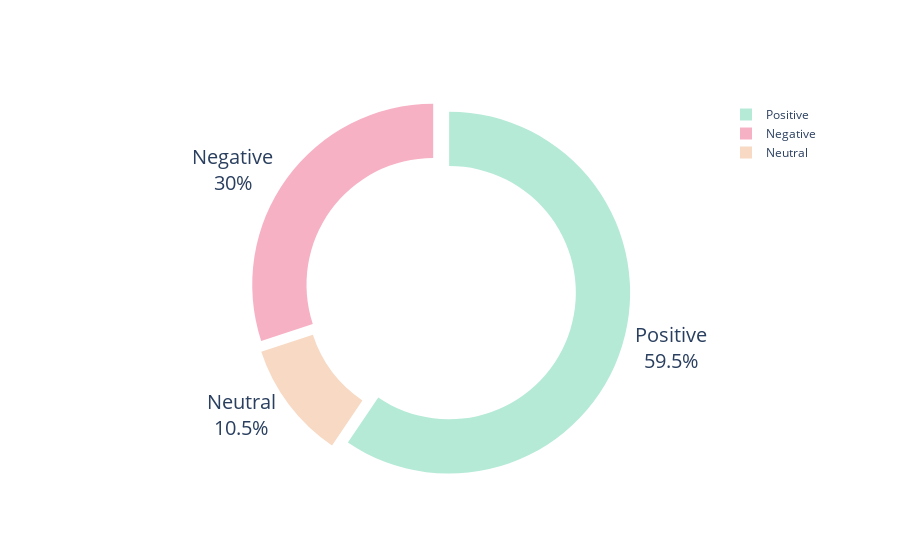

Write notebook code for a chart like this one.
### Code cell
import plotly.graph_objs as go

labels = vader_count.index
values = vader_count.values
colors = ['#B5EAD7','#F7B1C5','#F7D9C4']
#colors = ['#006400','#8B3A3A','#8B5A2B']

explode = (0.05,0.05,0.05)

fig = go.Figure(data=[go.Pie(labels=labels, values=values, hole=.7)])
fig.update_traces(hoverinfo='label+percent', textinfo='percent+label', textfont_size=20,
                  marker=dict(colors=colors),
                  pull=[0.05, 0.05, 0.05])

fig.show()

### Figure 1 — Plotly figure (JSON) as saved in the notebook; plotly's stock layout.template omitted (floating-point values rounded to 4 significant figures)
{"data": [{"hole": 0.7, "hoverinfo": "label+percent", "labels": ["Positive", "Negative", "Neutral"], "marker": {"colors": ["#B5EAD7", "#F7B1C5", "#F7D9C4"]}, "pull": [0.05, 0.05, 0.05], "textfont": {"size": 20}, "textinfo": "percent+label", "type": "pie", "values": [2085, 1053, 369]}], "layout": {}}
